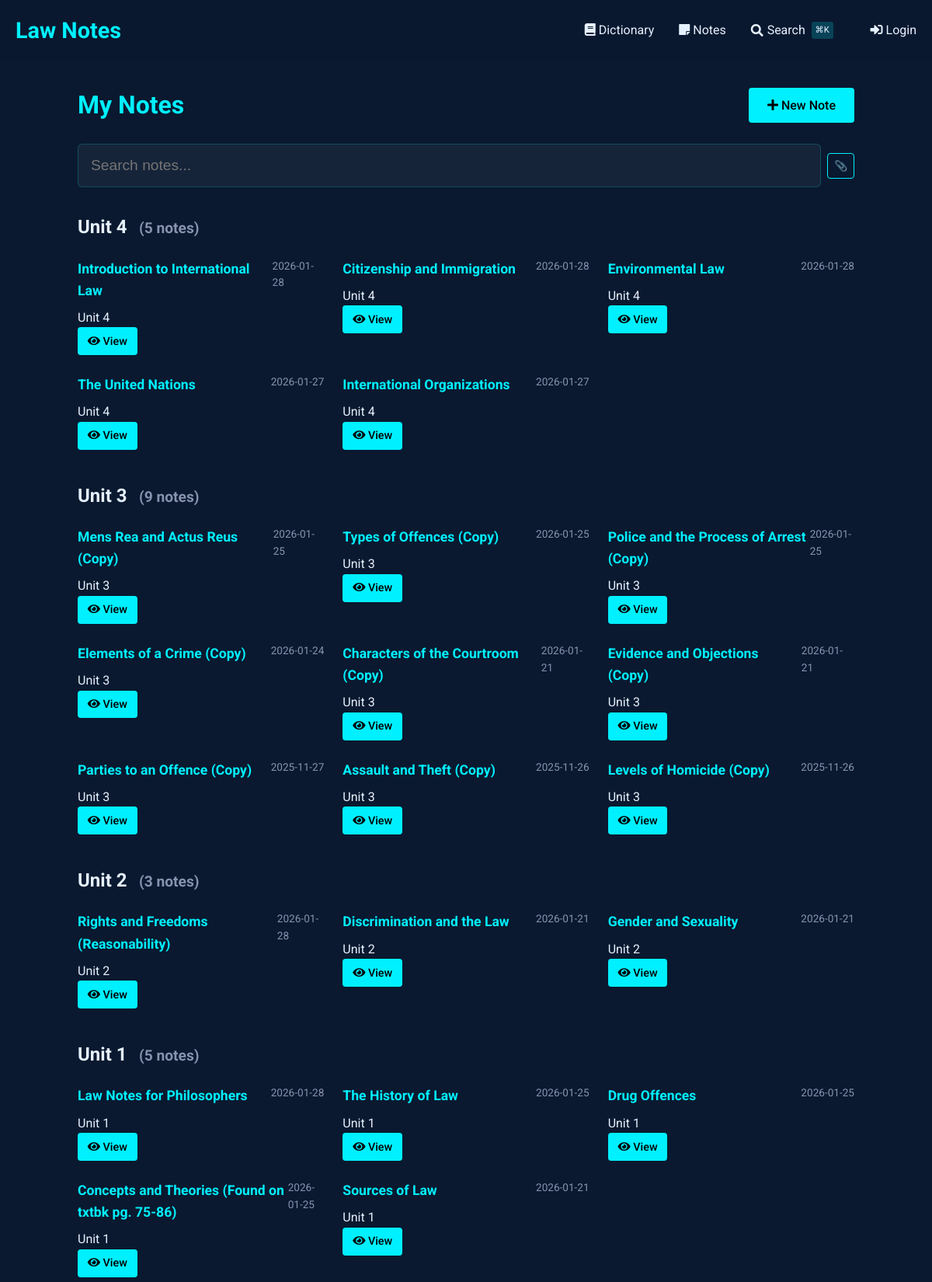
The app's page /notes (upper part) with its own data.
### tables this page shows
CREATE TABLE notes (
    id INTEGER PRIMARY KEY AUTOINCREMENT,
    title TEXT NOT NULL,                -- short title for the note
    content TEXT NOT NULL,              -- the full note text
    unit_number INTEGER,                -- optional: to group with course units
    tags TEXT,                          -- comma-separated or JSON for filtering/search
    related_entries TEXT,               -- store glossary ids (e.g., "1,4,5") for cross-linking
    created_at TIMESTAMP DEFAULT CURRENT_TIMESTAMP,
    last_updated TIMESTAMP DEFAULT CURRENT_TIMESTAMP,
    views INTEGER DEFAULT 0,            -- track popularity
    is_favorite BOOLEAN DEFAULT 0,      -- quick flag for starred notes
    comments TEXT                       -- optional: your own thoughts or annotations
, has_worksheet BOOLEAN DEFAULT 0);

### notes_routes.py (the view)
@notes_bp.route('')
def index():
    db = SQL("sqlite:///notes.db")
    notes = db.execute("""
        SELECT id, title, unit_number,
               strftime('%Y-%m-%d', created_at) as created_date,
               strftime('%Y-%m-%d', last_updated) as last_updated,
               is_favorite, has_worksheet
        FROM notes
        ORDER BY
            CASE WHEN unit_number = '' OR unit_number IS NULL THEN 1 ELSE 0 END,
            CAST(unit_number AS INTEGER) DESC,
            last_updated DESC
    """)
    notes_by_unit = {}
    for note in notes:
        unit = note.get('unit_number', 'Ungrouped')
        if unit not in notes_by_unit:
            notes_by_unit[unit] = []
        notes_by_unit[unit].append(note)
    return render_template('notes/index.html',
                         notes_by_unit=notes_by_unit)

### sql.py (called while the page is built)
def _enable_logging(f):
    import logging
    import functools
    import os
    @functools.wraps(f)
    def decorator(*args, **kwargs):
        try:
            import flask
        except ModuleNotFoundError:
            return f(*args, **kwargs)
        disabled = logging.getLogger("cs50").disabled
        if flask.current_app and os.getenv("FLASK_ENV") == "development":
            logging.getLogger("cs50").disabled = False
        try:
            return f(*args, **kwargs)
        finally:
            logging.getLogger("cs50").disabled = disabled
    return decorator

    def __del__(self):
        self._disconnect()

    def _disconnect(self):
        if hasattr(_data, self._name()):
            getattr(_data, self._name()).close()
            delattr(_data, self._name())

    def _name(self):
        return str(hash(self))

        def connect(dbapi_connection, connection_record):
            try:
                if isinstance(
                    dbapi_connection, sqlite3.Connection
                ):  # If back end is sqlite
                    cursor = dbapi_connection.cursor()
                    cursor.execute("PRAGMA foreign_keys=ON")
                    cursor.close()
            except:
                pass

### templates/notes/index.html (shortened to what this page needs)
{% extends "notes/base.html" %}
{% block content %}
<div class="container" style="max-width: 1000px; margin: 0 auto;">
    <div style="display: flex; justify-content: space-between; align-items: center; margin-bottom: 1.5rem;">
        <h1 style="color: var(--primary); margin: 0;">
            My Notes
        </h1>
        <a href="{{ url_for('notes.add_note') }}" class="btn" style="background: var(--primary); color: #000; text-decoration: none; white-space: nowrap;">
            <i class="fas fa-plus"></i> New Note
        </a>
    </div>
    <div class="search-container">
        <input type="text" id="noteSearch" class="search-input" placeholder="Search notes..." autocomplete="off" style="padding-left: 1rem;">
    </div>
    <div id="notesContainer">
        {% if notes_by_unit %}
            {% for unit, notes in notes_by_unit.items() %}
                <div class="unit-section" data-unit="{{ unit or 'general' }}">
                    <h2 class="unit-header">
                        {% if unit %}
                            Unit {{ unit }}
                        {% else %}
                            General Notes
                        {% endif %}
                        <small class="unit-count" style="font-size: 0.8em; color: #8892b0; margin-left: 0.5em;">
                        </small>
                    </h2>
                    <div class="notes-grid" style="display: grid; grid-template-columns: repeat(auto-fill, minmax(300px, 1fr)); gap: 1.5rem;" data-unit="{{ unit or 'general' }}">
                        {% for note in notes %}
                            <div class="note-card"
                                 data-id="{{ note.id }}"
                                 data-title="{{ note.title|lower }}"
                                 data-content="{{ note.content|lower }}"
                                 data-unit="{{ note.unit_number or 'general' }}"
                                 data-tags="{{ note.tags|default('', true)|lower }}"
                                 data-has-worksheet="{{ 'true' if note.has_worksheet else 'false' }}"
                                 data-date="{{ (note.last_updated or note.created_date)|lower }}"
                                 data-favorite="{{ 'favorite' if note.is_favorite else '' }}">
                                <div style="display: flex; justify-content: space-between; align-items: flex-start;">
                                    <h3 style="margin: 0 0 0.5rem 0; font-size: 1.1rem; color: var(--primary);">
                                        {{ note.title }}
                                    </h3>
                                    <span class="note-date" style="color: #8892b0; font-size: 0.85rem;">
                                        {{ note.last_updated or note.created_date }}
                                    </span>
                                </div>
                                <div class="note-meta">
                                    {% if note.unit_number %}
                                        <span>Unit {{ note.unit_number }}</span>
                                    {% else %}
                                        <span>No unit</span>
                                    {% endif %}
                                </div>
                                <div class="note-actions">
                                    <a href="{{ url_for('notes.view_note', note_id=note.id) }}" class="btn" style="padding: 0.4rem 0.8rem; font-size: 0.9rem;">
                                        <i class="fas fa-eye"></i> View
                                    </a>
                                </div>
                            </div>
                        {% endfor %}
                    </div>
                </div>
            {% endfor %}
        {% endif %}
    </div>
</div>
{% endblock %}

### templates/notes/base.html (shortened to what this page needs)
{% extends "dictionary/base.html" %}

### templates/dictionary/base.html (shortened to what this page needs)
<!DOCTYPE html>
<html lang="en">
<head>
    <link href="https://cdnjs.cloudflare.com/ajax/libs/font-awesome/5.15.4/css/all.min.css" rel="stylesheet">
</head>
<body>
    <header>
        <div class="container">
            <div class="header-content">
                <a href="{{ url_for('dictionary.index') }}" class="logo">Law Notes</a>
                <nav class="nav-links">
                    <a href="{{ url_for('dictionary.index') }}" class="nav-link">
                        <i class="fas fa-book"></i> Dictionary
                    </a>
                    <a href="{{ url_for('notes.index') }}" class="nav-link">
                        <i class="fas fa-sticky-note"></i> Notes
                    </a>
                    <a href="{{ url_for('search') }}" class="nav-link" style="display: flex; align-items: center; gap: 0.3rem;">
                        <i class="fas fa-search"></i>
                        <span>Search</span>
                        <span style="font-size: 0.7rem; background: rgba(0, 240, 255, 0.2); padding: 0.1rem 0.3rem; border-radius: 3px; margin-left: 0.2rem;">⌘K</span>
                    </a>
                    {% if session.get("name") %}
                    <a href="{{ url_for('dictionary.add_entry') }}" class="nav-link" style="margin-left: 1rem;">
                        <i class="fas fa-plus"></i> Add Entry
                    </a>
                    <a href="/auth/logout" class="nav-link">
                        <i class="fas fa-sign-out-alt"></i> Logout
                    </a>
                    {% else %}
                    <a href="/auth/login" class="nav-link" style="margin-left: 1rem;">
                        <i class="fas fa-sign-in-alt"></i> Login
                    </a>
                    {% endif %}
                </nav>
            </div>
        </div>
    </header>
    <main class="container" style="padding: 2rem 0;">
        {% block content %}{% endblock %}
    </main>
</body>
</html>

### templates/dictionary/base.html (style rules this page uses)
:root { --primary: #00f0ff; --bg-dark: #0a192f; --text: #e6f1ff; --success: #2ecc71; --error: #e74c3c; }
body { font-family: 'Roboto', sans-serif; background-color: var(--bg-dark); color: var(--text); line-height: 1.6; margin: 0; padding: 0; }
.container { max-width: 1200px; margin: 0 auto; padding: 0 20px; }
header { background: rgba(10, 25, 47, 0.9); padding: 1rem 0; }
.header-content { display: flex; justify-content: space-between; align-items: center; }
.logo { font-family: 'Orbitron', sans-serif; font-size: 1.8rem; color: var(--primary); text-decoration: none; font-weight: 700; }
.nav-links { display: flex; gap: 2rem; }
.nav-link { color: var(--text); text-decoration: none; transition: color 0.3s; }
.btn { display: inline-block; padding: 0.6rem 1.5rem; background: var(--primary); color: #000; border: none; border-radius: 4px; cursor: pointer; text-decoration: none; font-weight: 500; transition: all 0.3s; }

### templates/notes/index.html (style rules this page uses)
.search-container { margin-bottom: 2rem; position: relative; }
.search-input { width: 100%; padding: 0.8rem 1rem; padding-left: 2.5rem; font-size: 1rem; background: rgba(10, 25, 47, 0.7); border: 1px solid rgba(0, 240, 255, 0.3); border-radius: 4px; color: #e6f1ff; transition: all 0.3s ease; }
.unit-section { margin-bottom: 2.5rem; }

### templates/partials/spotlight_search.html (style rules this page uses)
.search-input { width: 100%; padding: 1rem 1rem 1rem 3rem; font-size: 1.2rem; background: rgba(255, 255, 255, 0.05); border: 1px solid rgba(0, 240, 255, 0.2); border-radius: 6px; color: #e6f1ff; transition: all 0.3s ease; }

### records on screen
notes: title "Introduction to International Law", last_updated "2026-01-28", unit_number "4"
notes: title "Citizenship and Immigration", last_updated "2026-01-28", unit_number "4"
notes: title "Environmental Law", last_updated "2026-01-28", unit_number "4"
notes: title "The United Nations", last_updated "2026-01-27", unit_number "4"
notes: title "International Organizations", last_updated "2026-01-27", unit_number "4"
notes: title "Mens Rea and Actus Reus (Copy)", last_updated "2026-01-25", unit_number "3"
notes: title "Types of Offences (Copy)", last_updated "2026-01-25", unit_number "3"
notes: title "Police and the Process of Arrest (Copy)", last_updated "2026-01-25", unit_number "3"
notes: title "Elements of a Crime (Copy)", last_updated "2026-01-24", unit_number "3"
notes: title "Characters of the Courtroom (Copy)", last_updated "2026-01-21", unit_number "3"
notes: title "Evidence and Objections (Copy)", last_updated "2026-01-21", unit_number "3"
notes: title "Parties to an Offence (Copy)", last_updated "2025-11-27", unit_number "3"
notes: title "Assault and Theft (Copy)", last_updated "2025-11-26", unit_number "3"
notes: title "Levels of Homicide (Copy)", last_updated "2025-11-26", unit_number "3"
notes: title "Rights and Freedoms (Reasonability)", last_updated "2026-01-28", unit_number "2"
notes: title "Discrimination and the Law", last_updated "2026-01-21", unit_number "2"
notes: title "Gender and Sexuality", last_updated "2026-01-21", unit_number "2"
notes: title "Law Notes for Philosophers", last_updated "2026-01-28", unit_number "1"
notes: title "The History of Law", last_updated "2026-01-25", unit_number "1"
notes: title "Drug Offences", last_updated "2026-01-25", unit_number "1"
notes: title "Concepts and Theories (Found on txtbk pg. 75-86)", last_updated "2026-01-25", unit_number "1"
notes: title "Sources of Law", last_updated "2026-01-21", unit_number "1"

### other values on screen
{{ unit }} "4" "3" "2" "1"
